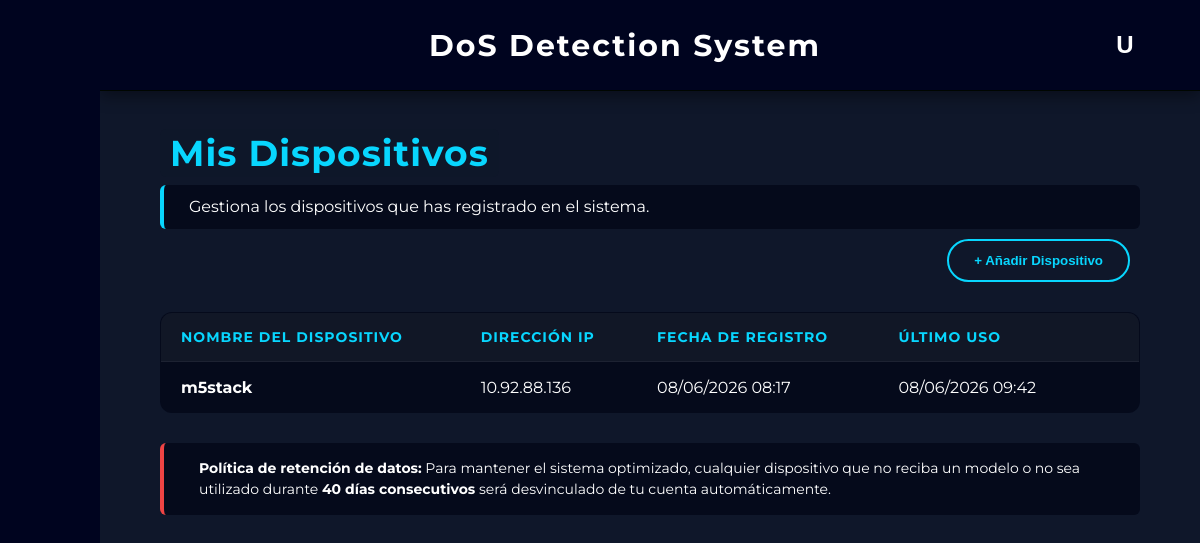
Before: /dispositivos (signed in) with the older database file.
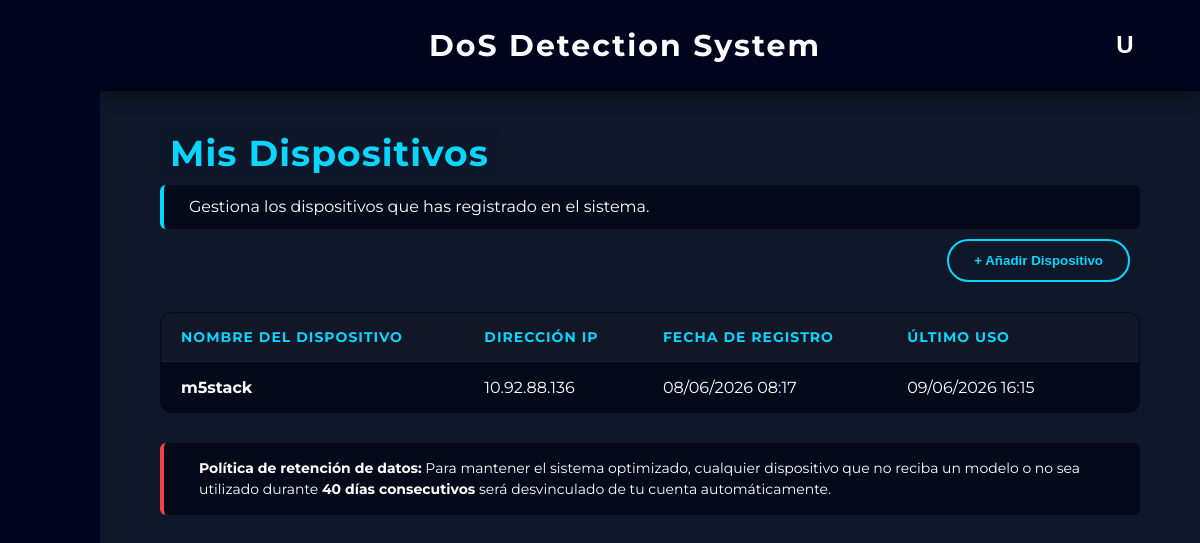
After: the same page with the newer database file.
### app/models.py (models this page shows)
class Dispositivo(db.Model):
    __tablename__ = 'dispositivos'
    id = db.Column(db.Integer, primary_key=True)
    nombre = db.Column(db.String(150), nullable=False)
    ip = db.Column(db.String(50), nullable=False)
    usuario_id = db.Column(db.Integer, db.ForeignKey('usuarios.id'), nullable=False)
    fecha_registro = db.Column(db.DateTime, default=datetime.now(pytz.timezone('Europe/Madrid')))
    fecha_ultimo_uso = db.Column(db.DateTime, default=datetime.now(pytz.timezone('Europe/Madrid')))
    usuario = db.relationship('User', backref=db.backref('dispositivos', cascade="all, delete-orphan", lazy=True))

### app/routes/pages/dispositivos.py (the view)
@dispositivos_bp.route("/dispositivos", methods=["GET"])
def index():
    if session.get('guest'):
        datos_invitado = session.get('guest_devices', [])
        dispositivos = [DispositivoInvitado(d['nombre'], d['ip'], d['fecha_registro']) for d in datos_invitado]
    else:
        user_id = session.get('user_id')
        if not user_id:
            return redirect(url_for('auth.login'))
        dispositivos = Dispositivo.query.filter_by(usuario_id=user_id).order_by(Dispositivo.fecha_registro.desc()).all()
    return render_template("dispositivos.html", dispositivos=dispositivos)

### app/templates/dispositivos.html (shortened to what this page needs)
{% extends "base.html" %}
{% block content %}
<div style="padding: 40px 60px;">
    <h2><span style="color: #08d6fe; background-color: #0f172ad3; padding: 2px 10px; border-radius: 6px; margin-bottom: 30px; font-size: 36px; letter-spacing: 1px;">Mis Dispositivos</span></h2>
    <div style="margin-top: 10px; margin-bottom: 10px; padding: 10px 10px; background: rgba(2, 6, 23, 0.726); border-left: 4px solid #08d6fe; border-radius: 6px; display: flex; align-items: center; gap: 15px;">
        <p style="color: white; font-size: 16px; margin: 0; line-height: 1.5;">
            Gestiona los dispositivos que has registrado en el sistema.
        </p>
    </div>
    <div class="table-header">
        <button class="action-btn" onclick="openDeviceModal()">+ Añadir Dispositivo</button>
    </div>
    <table class="glass-table">
        <thead>
            <tr>
                <th>Nombre del Dispositivo</th>
                <th>Dirección IP</th>
                <th>Fecha de Registro</th>
                <th>Último Uso</th>
                <th style="text-align: center;"> </th>
            </tr>
        </thead>
        <tbody>
            {% for dispositivo in dispositivos %}
            <tr>
                <td style="font-weight: bold;">{{ dispositivo.nombre }}</td>
                <td>{{ dispositivo.ip }}</td>
                <td>{{ dispositivo.fecha_registro.strftime('%d/%m/%Y %H:%M') }}</td>
                <td>{{ dispositivo.fecha_ultimo_uso.strftime('%d/%m/%Y %H:%M') }}</td>
                <td style="text-align: center;">
                    <form action="{{ url_for('dispositivos.delete', device_id=(dispositivo.id if not session.get('guest') else loop.index0)) }}"
                          method="POST"
                          onsubmit="confirmAction(event, this, '¿Quiere eliminar este dispositivo?');"
                          style="display: inline;">
                        <button type="submit" class="delete-btn" title="Eliminar Dispositivo">
                        </button>
                    </form>
                </td>
            </tr>
            {% else %}
            <tr>
                <td colspan="5" style="text-align: center; padding: 30px; opacity: 0.7;">No tienes ningún dispositivo registrado.</td>
            </tr>
            {% endfor %}
        </tbody>
    </table>
    <div style="margin-top: 30px; padding: 15px 20px; background: rgba(2, 6, 23, 0.726); border-left: 4px solid #ef4444; border-radius: 6px; display: flex; align-items: center; gap: 15px;">
        <p style="color: white; font-size: 14px; margin: 0; line-height: 1.5;">
            {% if session.get('guest') %}
                <strong>Sesión temporal:</strong> Estás utilizando una cuenta de invitado. Todos los dispositivos que registres serán <strong>eliminados permanentemente</strong> en el momento en que cierres la sesión.
            {% else %}
                <strong>Política de retención de datos:</strong> Para mantener el sistema optimizado, cualquier dispositivo que no reciba un modelo o no sea utilizado durante <strong>40 días consecutivos</strong> será desvinculado de tu cuenta automáticamente.
            {% endif %}
        </p>
    </div>
</div>
{% endblock %}

Changed rows visible on the page:
changed Dispositivo "m5stack": fecha_ultimo_uso "08/06/2026 09:42" → "09/06/2026 16:15"
